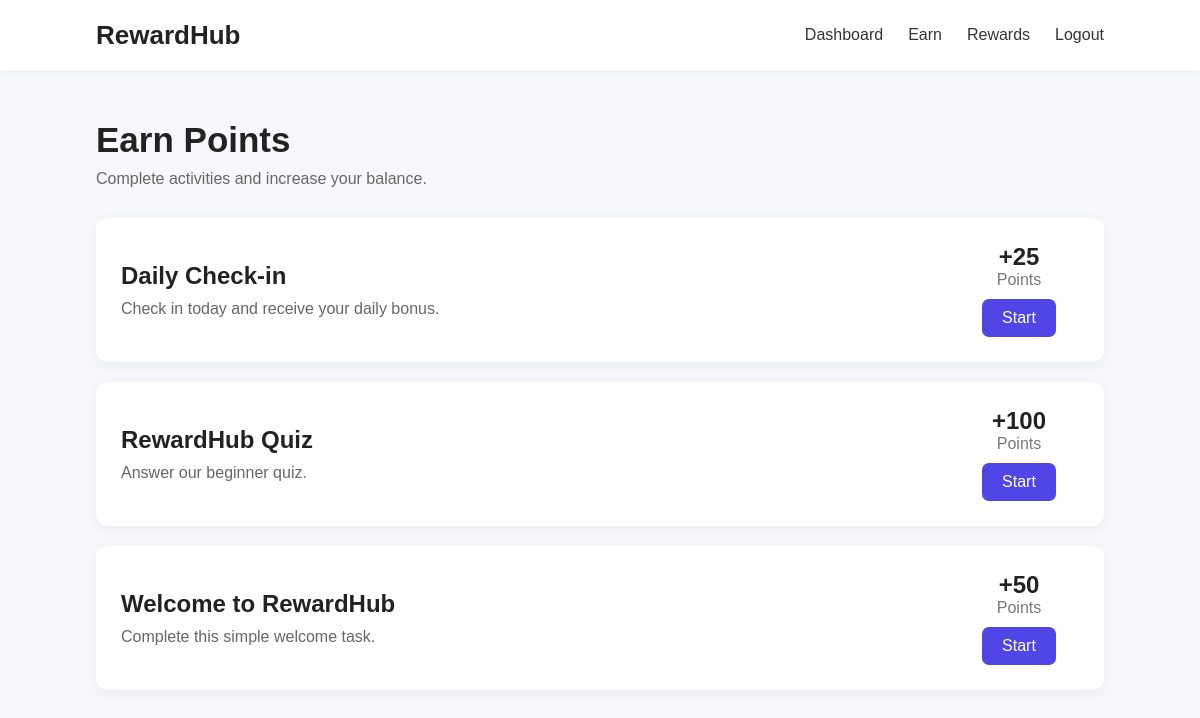
Screenshot of /earn (signed in) with the database file from the repository.
### tables this page shows
CREATE TABLE tasks (
            id INTEGER PRIMARY KEY AUTOINCREMENT,
            title TEXT NOT NULL,
            description TEXT NOT NULL,
            points INTEGER NOT NULL,
            active INTEGER DEFAULT 1,
            created_at TIMESTAMP DEFAULT CURRENT_TIMESTAMP
        );

### app.py (the view)
@app.route("/earn")
def earn():
    if "user_id" not in session:
        return redirect(url_for("login"))
    connection = get_db()
    tasks = connection.execute(
        """
        SELECT * FROM tasks
        WHERE active = 1
        ORDER BY id DESC
        """
    ).fetchall()
    connection.close()
    return render_template("earn.html", tasks=tasks)

### database.py (called while the page is built)
def get_db():
    connection = sqlite3.connect(DATABASE)
    connection.row_factory = sqlite3.Row
    return connection

### templates/earn.html (shortened to what this page needs)
<!DOCTYPE html>
<html lang="en">
<head>
    <link rel="stylesheet"
          href="{{ url_for('static', filename='css/style.css') }}">
</head>
<body>
    <nav>
        <div class="logo">
            RewardHub
        </div>
        <div class="nav-links">
            <a href="{{ url_for('dashboard') }}">
                Dashboard
            </a>
            <a href="{{ url_for('earn') }}">
                Earn
            </a>
            <a href="{{ url_for('rewards') }}">
                Rewards
            </a>
            <a href="{{ url_for('logout') }}">
                Logout
            </a>
        </div>
    </nav>
    <main class="dashboard">
        <div class="dashboard-header">
            <h1>Earn Points</h1>
            <p>
                Complete activities and increase your balance.
            </p>
        </div>
        <div class="task-container">
            {% for task in tasks %}
            <div class="task-card">
                <div>
                    <h2>
                        {{ task["title"] }}
                    </h2>
                    <p>
                        {{ task["description"] }}
                    </p>
                </div>
                <div class="task-reward">
                    <strong>
                        +{{ task["points"] }}
                    </strong>
                    <span>
                        Points
                    </span>
                    <a href="{{ url_for('complete_task', task_id=task['id']) }}">
                        Start
                    </a>
                </div>
            </div>
            {% endfor %}
        </div>
    </main>
</body>
</html>

### static/css/style.css (style rules this page uses)
* { margin: 0; padding: 0; box-sizing: border-box; }
body { font-family: Arial, sans-serif; background: #f7f8fc; color: #222; }
nav { height: 70px; background: white; display: flex; align-items: center; justify-content: space-between; padding: 0 8%; box-shadow: 0 2px 10px rgba(0, 0, 0, 0.05); }
.logo { font-size: 26px; font-weight: bold; }
.nav-links { display: flex; align-items: center; gap: 25px; }
.nav-links a { text-decoration: none; color: #333; }
.dashboard { width: 84%; max-width: 1200px; margin: 50px auto; }
.dashboard-header { margin-bottom: 30px; }
.dashboard-header h1 { font-size: 35px; margin-bottom: 10px; }
.dashboard-header p { color: #666; }
.task-container { display: flex; flex-direction: column; gap: 20px; }
.task-card { background: white; padding: 25px; border-radius: 12px; display: flex; align-items: center; justify-content: space-between; box-shadow: 0 3px 15px rgba(0, 0, 0, 0.06); }
.task-card h2 { margin-bottom: 10px; }
.task-card p { color: #666; }
.task-reward { display: flex; flex-direction: column; align-items: center; min-width: 120px; }
.task-reward strong { font-size: 24px; }
.task-reward span { color: #777; margin-bottom: 10px; }
.task-reward a { background: #4f46e5; color: white; text-decoration: none; padding: 10px 20px; border-radius: 7px; }

### rows the page displays
tasks: title "Daily Check-in", description "Check in today and receive your daily bonus.", points "25"
tasks: title "RewardHub Quiz", description "Answer our beginner quiz.", points "100"
tasks: title "Welcome to RewardHub", description "Complete this simple welcome task.", points "50"
